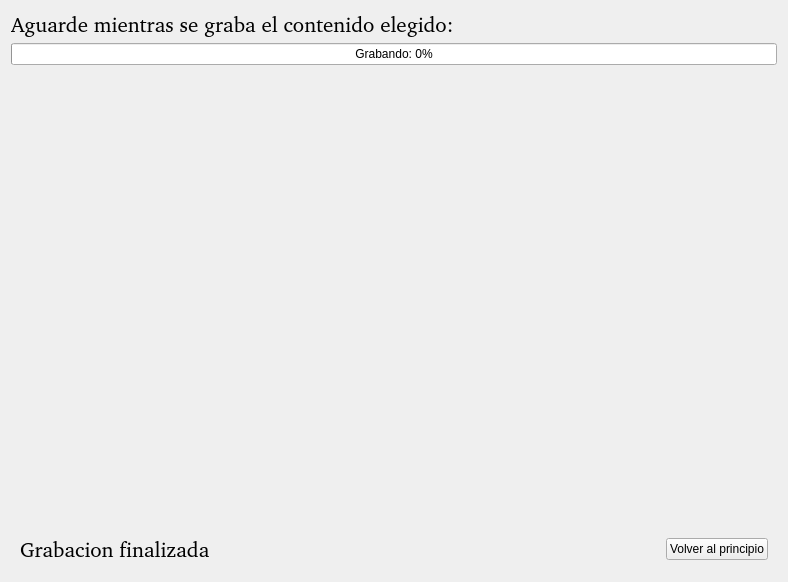
<?xml version="1.0" encoding="UTF-8"?>
<ui version="4.0">
 <class>panelAhora</class>
 <widget class="QWidget" name="panelAhora">
  <property name="geometry">
   <rect>
    <x>0</x>
    <y>0</y>
    <width>788</width>
    <height>582</height>
   </rect>
  </property>
  <property name="windowTitle">
   <string>Form</string>
  </property>
  <layout class="QVBoxLayout" name="verticalLayout">
   <item>
    <widget class="QLabel" name="label">
     <property name="font">
      <font>
       <family>Bitstream Charter</family>
       <pointsize>16</pointsize>
      </font>
     </property>
     <property name="text">
      <string>Aguarde mientras se graba el contenido elegido:</string>
     </property>
    </widget>
   </item>
   <item>
    <widget class="QProgressBar" name="progressBar">
     <property name="value">
      <number>0</number>
     </property>
     <property name="format">
      <string>Grabando: %p%</string>
     </property>
    </widget>
   </item>
   <item>
    <widget class="QLabel" name="imagenLabel">
     <property name="sizePolicy">
      <sizepolicy hsizetype="Preferred" vsizetype="Expanding">
       <horstretch>0</horstretch>
       <verstretch>0</verstretch>
      </sizepolicy>
     </property>
     <property name="minimumSize">
      <size>
       <width>0</width>
       <height>0</height>
      </size>
     </property>
     <property name="text">
      <string/>
     </property>
     <property name="alignment">
      <set>Qt::AlignCenter</set>
     </property>
     <property name="margin">
      <number>50</number>
     </property>
    </widget>
   </item>
   <item>
    <widget class="QWidget" name="terminadoWidget" native="true">
     <layout class="QHBoxLayout" name="horizontalLayout_4">
      <item>
       <widget class="QLabel" name="label_3">
        <property name="font">
         <font>
          <family>Bitstream Charter</family>
          <pointsize>16</pointsize>
         </font>
        </property>
        <property name="text">
         <string>Grabacion finalizada</string>
        </property>
       </widget>
      </item>
      <item>
       <spacer name="horizontalSpacer_3">
        <property name="orientation">
         <enum>Qt::Horizontal</enum>
        </property>
        <property name="sizeHint" stdset="0">
         <size>
          <width>40</width>
          <height>20</height>
         </size>
        </property>
       </spacer>
      </item>
      <item>
       <widget class="QPushButton" name="principioBoton">
        <property name="text">
         <string>Volver al principio</string>
        </property>
       </widget>
      </item>
     </layout>
    </widget>
   </item>
  </layout>
 </widget>
 <resources/>
 <connections/>
</ui>
